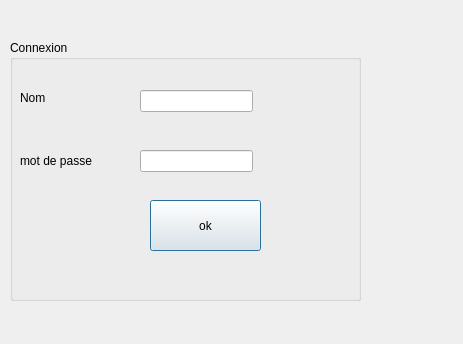
<?xml version="1.0" encoding="UTF-8"?>
<ui version="4.0">
 <class>conexion</class>
 <widget class="QDialog" name="conexion">
  <property name="geometry">
   <rect>
    <x>0</x>
    <y>0</y>
    <width>463</width>
    <height>344</height>
   </rect>
  </property>
  <property name="windowTitle">
   <string>Dialog</string>
  </property>
  <widget class="QGroupBox" name="groupBox">
   <property name="geometry">
    <rect>
     <x>10</x>
     <y>40</y>
     <width>351</width>
     <height>261</height>
    </rect>
   </property>
   <property name="title">
    <string>Connexion </string>
   </property>
   <widget class="QLabel" name="label_nom">
    <property name="geometry">
     <rect>
      <x>10</x>
      <y>50</y>
      <width>55</width>
      <height>16</height>
     </rect>
    </property>
    <property name="text">
     <string>Nom</string>
    </property>
   </widget>
   <widget class="QLabel" name="label_mdp">
    <property name="geometry">
     <rect>
      <x>10</x>
      <y>100</y>
      <width>101</width>
      <height>41</height>
     </rect>
    </property>
    <property name="text">
     <string>mot de passe </string>
    </property>
   </widget>
   <widget class="QLineEdit" name="lineEdit_nom">
    <property name="geometry">
     <rect>
      <x>130</x>
      <y>50</y>
      <width>113</width>
      <height>22</height>
     </rect>
    </property>
   </widget>
   <widget class="QLineEdit" name="lineEdit_motdepasse">
    <property name="geometry">
     <rect>
      <x>130</x>
      <y>110</y>
      <width>113</width>
      <height>22</height>
     </rect>
    </property>
   </widget>
   <widget class="QPushButton" name="pushbuton_ok">
    <property name="geometry">
     <rect>
      <x>140</x>
      <y>160</y>
      <width>111</width>
      <height>51</height>
     </rect>
    </property>
    <property name="text">
     <string>ok</string>
    </property>
   </widget>
  </widget>
 </widget>
 <resources/>
 <connections/>
</ui>
